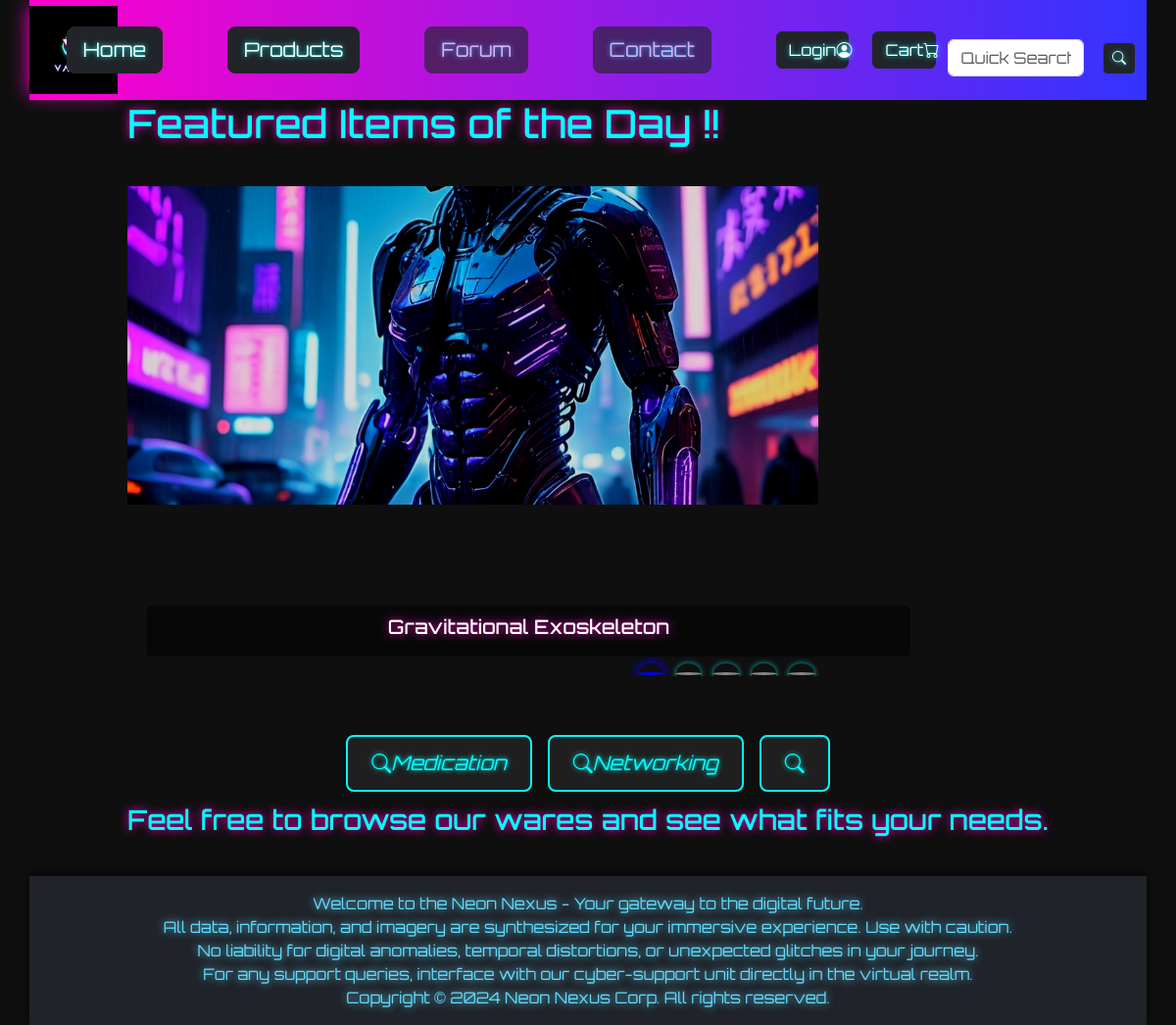
The page / on the database its author committed.
### products/models.py (models this page shows, shortened)
class Product(models.Model):
    productName = models.CharField(max_length=50)
    productPrice = models.FloatField()
    productGrade = models.ForeignKey(Grade,on_delete=models.CASCADE)
    productCategory = models.ForeignKey(Category,on_delete=models.CASCADE)
    productImage = models.ImageField(upload_to='static/images/productImages',default='static/images/placeholder_item.png')

### home/views.py (the view)
# urls.py: path('' , views.index , name= "index"),
def index(request):
    cart = CheckoutCart.objects.all()
    productsList = Product.objects.all()
    randomProducts = random.sample(list(productsList), min(len(productsList), 5))
    sum = cart.count()
    userLogin = True
    values = {
        'total' : sum,
        'randomProducts' : randomProducts
    }
    return render(request,'home/index.html',values)

### home/templates/home/index.html (shortened to what this page needs)
{% extends "base.html" %}
{% load static %}
{% block extra_css %}
    <link rel="stylesheet" href="{% static 'css/home.css' %}">
{% endblock %}
{% block content %}
    <h1>Featured Items of the Day !!</h1>
    <div id="featuredItems" class="carousel slide" data-bs-ride="carousel">
        <div class="carousel-inner">
            {% for product in randomProducts %}
            <div class="carousel-item {% if forloop.first %}active{% endif %}">
                <img src="../{{product.productImage}}" alt="{{ product.productName }}" class="d-flex w-150">
                <div class="carousel-caption d-none d-md-block">
                    <h5>{{ product.productName }}</h5>
                </div>
            </div>
            {% endfor %}
        </div>
        <div class="carousel-indicators">
            {% for product in randomProducts %}
            <button type="button" data-bs-target="#featuredItems" data-bs-slide-to="{{ forloop.counter0 }}" class="{% if forloop.first %}active{% endif %}" aria-current="true" aria-label="Slide {{ forloop.counter0 }}"></button>
            {% endfor %}
        </div>
    </div>
    <div class="quicklinks mt-5">
        <button class="btn btn-lg px-4 mx-2" onclick="alert('Medication station is under maintenance')">
            <i class="bi bi-search">Medication</i>
        </button>
            <button class="btn btn-lg px-4 mx-2" onclick="alert('Redirecting...')">
                <i class="bi bi-search">Networking</i>
            </button>
        <button class="btn btn-lg px-4 mx-2">
            <i class="bi bi-search"></i>
        </button>
    </div>
    <h3>Feel free to browse our wares and see what fits your needs.</h3>
{% endblock %}

### static/css/base.css (style rules this page uses)
html, body { display: flex; flex-direction: column; align-items: center; justify-content: center; width: 100vw; margin: 0; padding: 0; background-color: #0f0f0f; color: #0ff; font-family: 'Orbitron', sans-serif; }
body { width: 95vw; padding-left: 0vw; box-sizing: border-box; }
.btn { color: #0ff; background-color: #1f1f1f; border: 2px solid #0ff; text-shadow: 0 0 5px #0ff; padding: 1.5vh 3vw; margin: 0 1vw; transition: background-color 0.2s, transform 0.2s, box-shadow 0.2s; font-size: 1em; border-radius: 5px; }
.btn i { position: relative; }
h1, h2, h3, h4, h5, h6 { color: #ff00cc; text-shadow: 0 0 10px #ff00cc; }

### static/css/home.css (style rules this page uses)
body { background-color: #0f0f0f; color: #0ff; font-family: 'Orbitron', sans-serif; margin: 0; padding: 0; }
#featuredItems { position: relative; width: 100%; max-width: 1200px; margin: 5vh auto; overflow: hidden; }
.carousel-inner { position: relative; }
.carousel-item { position: relative; height: 500px; }
.carousel-item img { width: 75%; height: 65%; object-fit: cover; display: block; filter: brightness(0.8) contrast(1.2) saturate(1.5); }
.carousel-caption { position: absolute; bottom: 20px; left: 20px; background-color: rgba(0, 0, 0, 0.5); color: #fff; padding: 10px; border-radius: 5px; }
.carousel-indicators { position: absolute; bottom: -5%; left: 50%; transform: translateX(-50%); display: flex; gap: 5px; z-index: 10; }
.carousel-indicators button { background-color: #0ff; border: none; width: 12px; height: 12px; border-radius: 50%; box-shadow: 0 0 5px #0ff; transition: background-color 0.2s, box-shadow 0.2s; }
.carousel-indicators .active { background-color: #00f; box-shadow: 0 0 10px #00f; }
.quicklinks { display: flex; flex-wrap: wrap; justify-content: center; margin-top: 5vh; }
.quicklinks button { color: #0ff; background-color: #1f1f1f; border: 2px solid #0ff; text-shadow: 0 0 5px #0ff; margin: 1vw; padding: 1.5vh 3vw; transition: background-color 0.2s, transform 0.2s, box-shadow 0.2s; }

### rows shown on the page
Product: productImage (picture), productName "Gravitational Exoskeleton"
